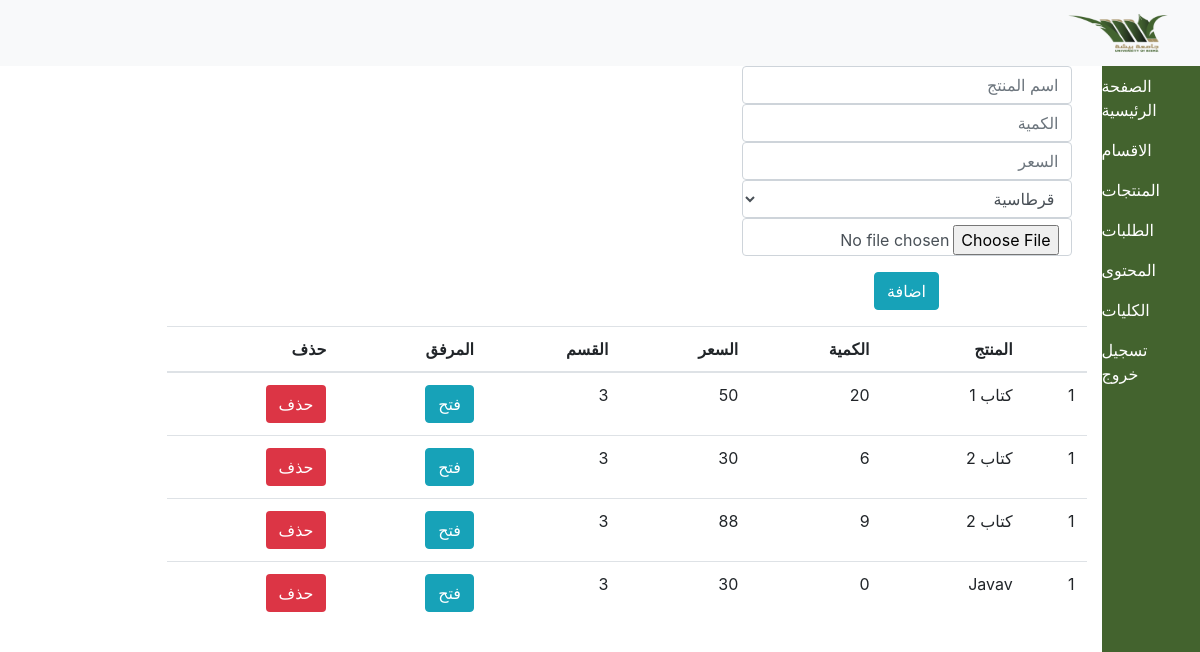
Page /admin/produ.php on the committed database.
### tables this page shows
CREATE TABLE `contact` (
  `id` int(11) NOT NULL,
  `id_types` int(11) NOT NULL,
  `title` varchar(200) NOT NULL,
  `price` varchar(40) NOT NULL,
  `quenity` int(11) NOT NULL,
  `file_path` text NOT NULL
);

### controller/DB.php (called while the page is built, shortened)
<?php
class DB{
    public function __construct(){
        $this->db=new PDO("mysql:host=localhost;dbname=besh","root","");
    }
}

### controller/Admin.php (called while the page is built, shortened)
<?php
require 'DB.php';
class Admin extends DB{
    private $db_admin;
    public function __construct(){
        $this->db_admin=$this->db;
    }
    public function getAllDep(){
        $sql=$this->db_admin->prepare("SELECT * FROM departemnt");
        $sql->execute();
        return $sql;
    }
    public function getAllProud(){
        $sql=$this->db_admin->prepare("SELECT * FROM contact");
        $sql->execute();
        return $sql;
    }
}

### admin/produ.php (the view, shortened to what this page needs)
<?php
require "../controller/Admin.php";
$adm=new Admin();
$departs=$adm->getAllDep();
$pros=$adm->getAllProud();
?>
<html>
<head>
    <link rel="stylesheet" href="https://cdn.jsdelivr.net/npm/bootstrap@4.5.3/dist/css/bootstrap.min.css">
    <link rel="stylesheet" href="../css/style.css" type="text/css">
</head>
<body dir="rtl">
<nav class="navbar navbar-expand-lg navbar-light bg-light">
    <a class="navbar-brand" href="#">
        <img src="../bais.png" height="40px" width="100px">
    </a>
</nav>
<div class="wrapper d-flex">
    <div class="sideMenu">
        <div class="sidebar">
            <ul class="navbar-nav">
                <li class="nav-item">
                    <a href="index.php" class="nav-link">الصفحة الرئيسية</a>
                </li>
                <li class="nav-item">
                    <a href="depart.php" class="nav-link">الاقسام</a>
                </li>
                <li class="nav-item">
                    <a href="produ.php" class="nav-link">المنتجات</a>
                </li>
                <li class="nav-item">
                    <a href="orders.php" class="nav-link">الطلبات</a>
                </li>
                <li class="nav-item">
                    <a href="contact.php" class="nav-link">المحتوى</a>
                </li>
                <li class="nav-item">
                    <a href="addColloeg.php" class="nav-link">الكليات</a>
                </li>
                <li class="nav-item">
                    <a href="../logout.php" class="nav-link">تسجيل خروج</a>
                </li>
            </ul>
        </div>
    </div>
    <div class="contcat">
        <div class="container">
            <div class="row">
                <div class="col-6">
                    <form method="post" enctype="multipart/form-data">
                        <div class="form-group">
                            <div class="col-8">
                                <input type="text" name="pro_name" class="form-control" placeholder="اسم المنتج ">
                            </div>
                            <div class="col-8">
                                <input type="text" name="pro_qua" class="form-control" placeholder="الكمية">
                            </div>
                            <div class="col-8">
                                <input type="text" name="pro_price" class="form-control" placeholder="السعر">
                            </div>
                            <div class="col-8">
                                <select class="form-control" name="pro_type">
                                    <?php
                                    foreach ($departs as $depart){
                                       echo '
                                       <option value="'.$depart['id'].'">'.$depart['dep_name'].'</option>
                                       ';
                                    }
                                    ?>
                                </select>
                            </div>
                            <div class="col-8">
                                <input type="file" name="pro_file" class="form-control" placeholder=" ">
                            </div>
                        </div>
                        <div class="form-group">
                            <div class="col-8 text-center">
                                <input type="submit" name="sub" class="btn btn-info" value="اضافة">
                            </div>
                        </div>
                    </form>
                </div>
                <div class="col-10">
                    <table class="table">
                        <thead>
                        <tr>
                            <th></th>
                            <th>المنتج</th>
                            <th>الكمية</th>
                            <th>السعر</th>
                            <th>القسم</th>
                            <th>المرفق</th>
                            <th>حذف</th>
                        </tr>
                        </thead>
                        <tbody>
                        <?php
                        $count=1;
                        foreach ($pros as $pro) {
                            echo '
                            <tr>
                            <td>'.$count.'</td>
                             <td>'.$pro['title'].'</td>
                               <td>'.$pro['quenity'].'</td>
                                 <td>'.$pro['price'].'</td>
                                   <td>'.$pro['id_types'].'</td>
                                    <td><a href="'.$pro['file_path'].'" class="btn btn-info">فتح</a></td>
                             <td><a href="produ.php?id_del='.$pro['id'].'" class="btn badge-danger">حذف </a></td>
                            ';
                        }
                        ?>
                        </tbody>
                    </table>
                </div>
            </div>
        </div>
    </div>
</div>
</body>
</html>

### css/style.css (style rules this page uses)
html,body { height: 100%; margin: 0px; padding: 0px; overflow-x: hidden; }
table { overflow: scroll; }
.sidebar { height: 100vh; background: #43632e; }
.nav-item a { color: white; }

### rows in the picture
contact: title "كتاب 1", quenity "20", price "50", id_types "3"
contact: title "كتاب 2", quenity "6", price "30", id_types "3"
contact: title "كتاب 2", quenity "9", price "88", id_types "3"
contact: title "Javav", quenity "0", price "30", id_types "3"

### other values in the picture
form field pro_type "قرطاسية"
